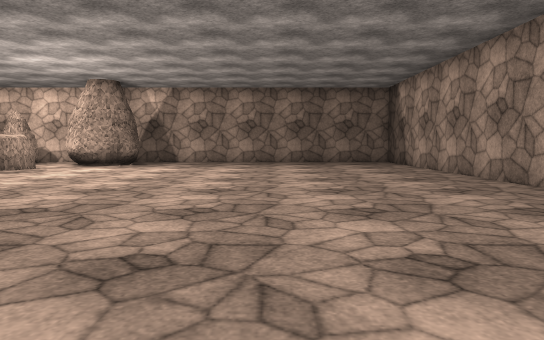
[1] (above)

24 first-person views from a walk through a scene from a Unity 3-D project. The camera is 1.2 m above the floor, tilts 4° down and sees 70° across. The floor is counted in squares, 2 m on a side. Each view is taken from the middle of a square. On the plan, view 1 faces up. The plan holds only what a view shows up to about 11 squares ahead; the rest is blank. The player character is not drawn. Some animated figures are not drawn. Surface patterns are stand-ins for the level's own textures.

[2]
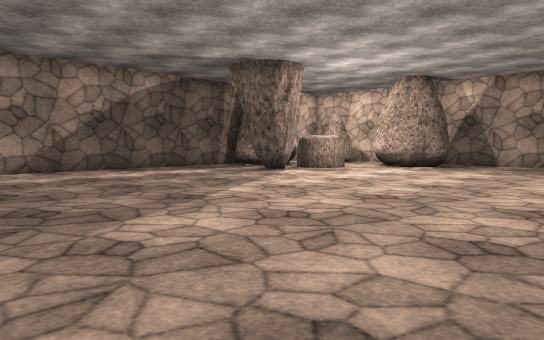

[3]
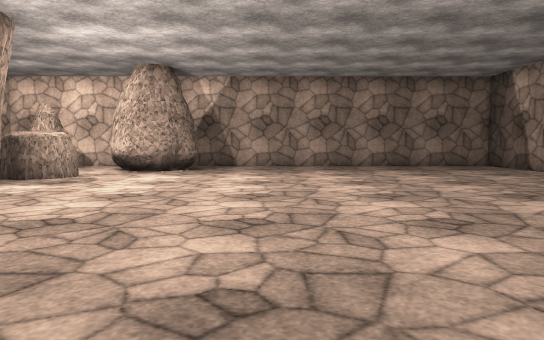

[4]
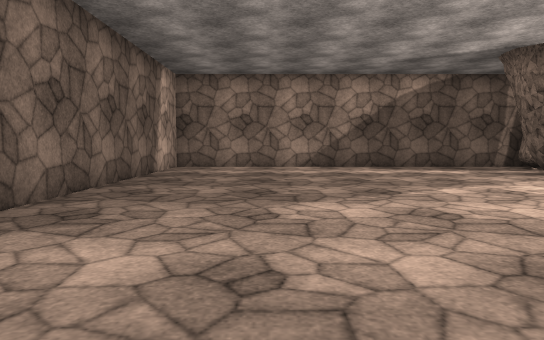

[5]
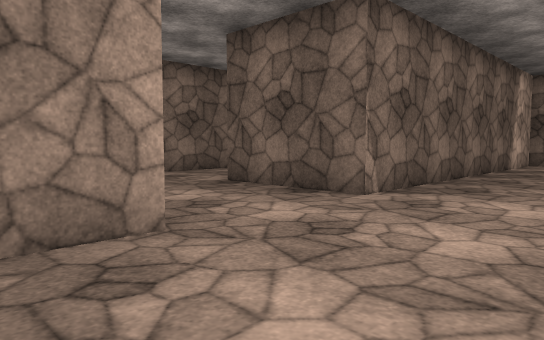

[6]
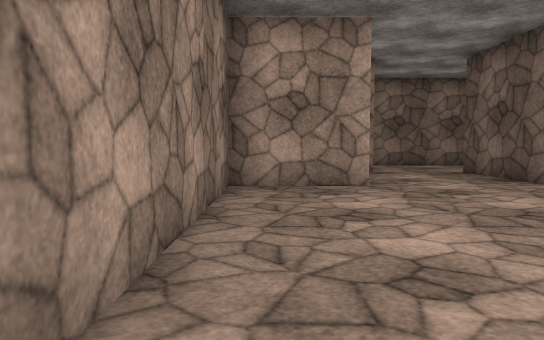

[7]
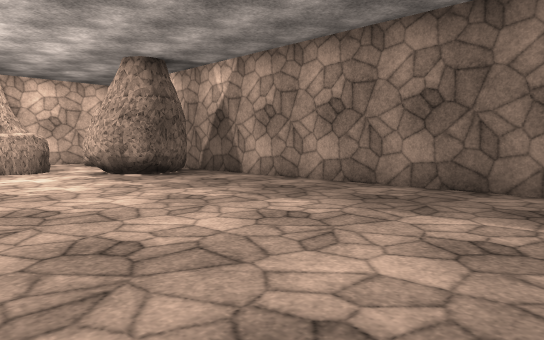

[8]
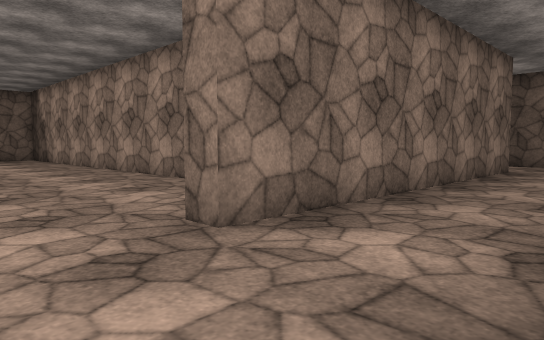

[9]
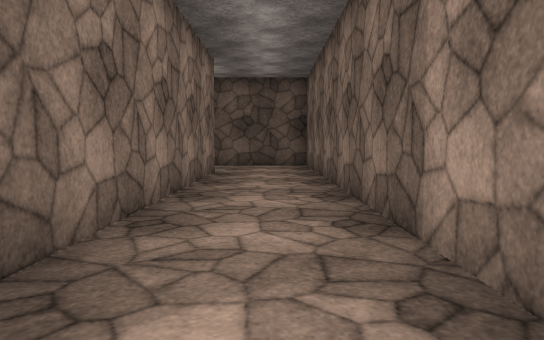

[10]
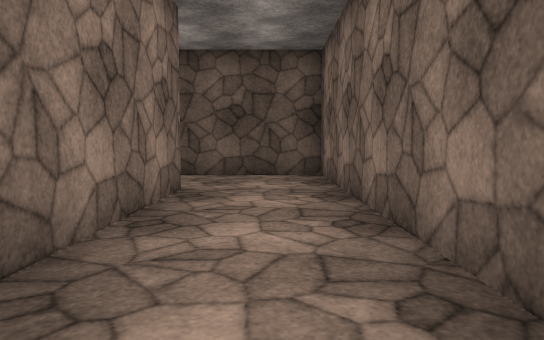

[11]
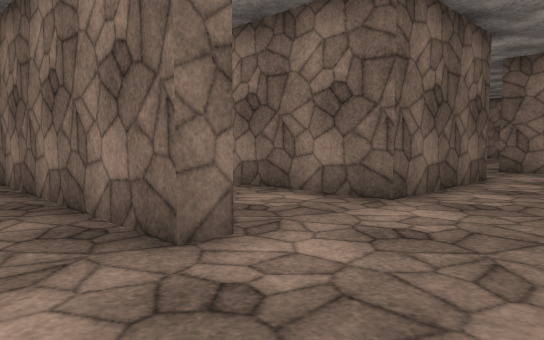

[12]
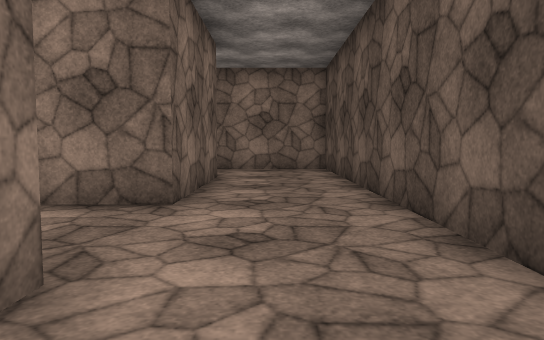

[13]
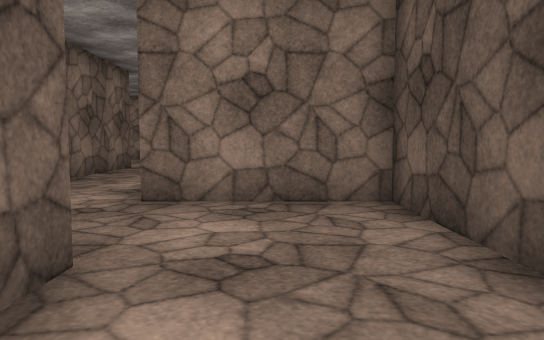

[14]
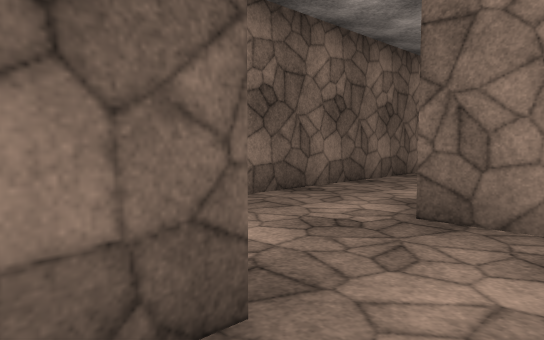

[15]
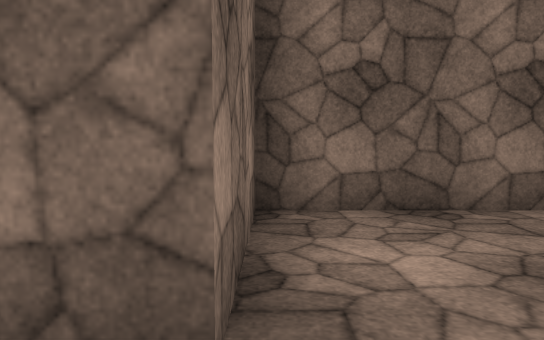

[16]
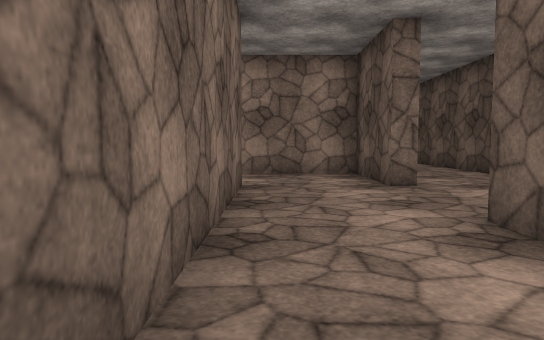

[17]
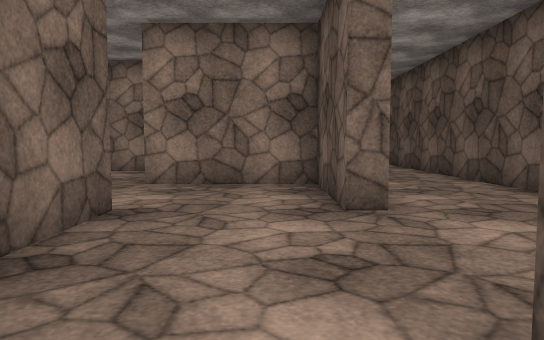

[18]
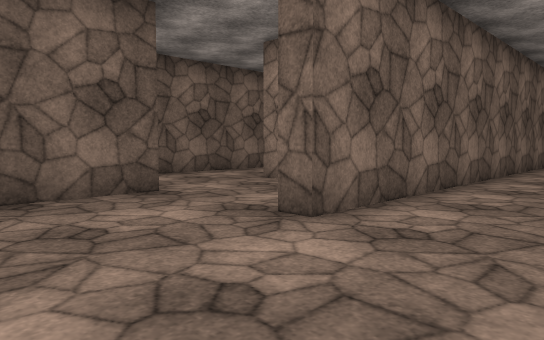

[19]
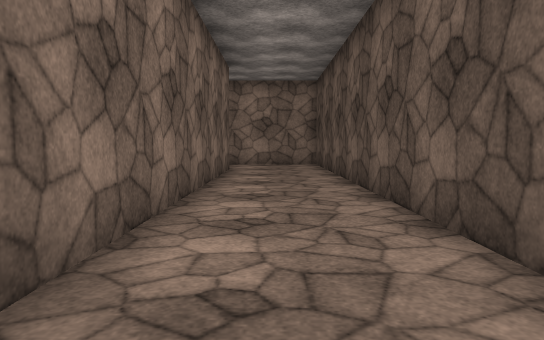

[20]
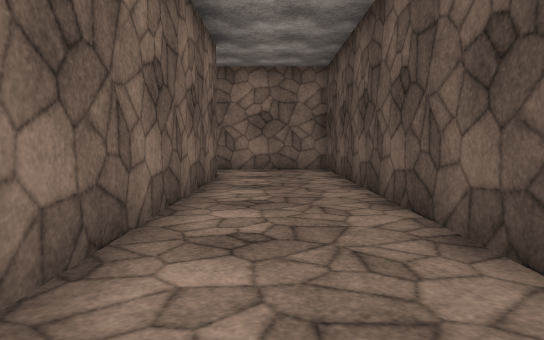

[21]
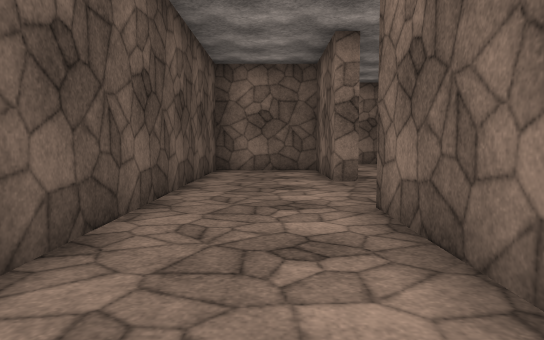

[22]
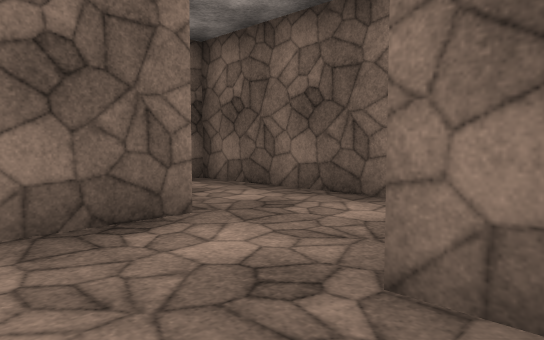

[23]
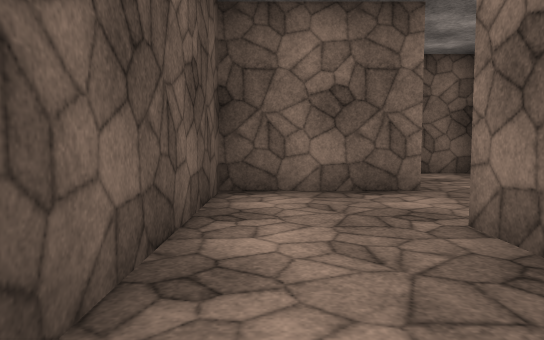

[24]
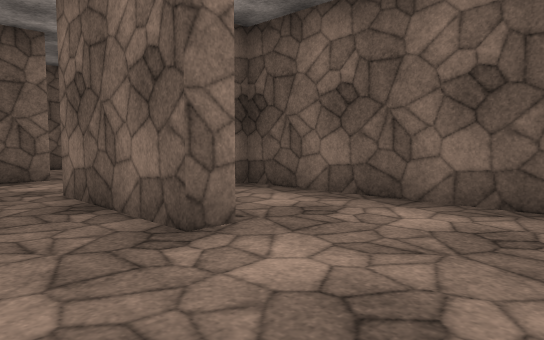

### Floor plan
Points are (right, up) in squares from view 1. A wall is a line through its corners. A room is listed if a view was taken in it or the views show most of it. See-through windows are left out.
Room 1 (views 1, 2, 3, 4, 5, 6, 7)
walls: (-8.7, 8.4) (-8.7, -0.4) (-0.9, -0.4); (1.7, -0.4) (3.6, -0.4) (3.6, 12.1) (-7.2, 12.1); (-8.7, 12) (-8.7, 9.9)
ways out: opening at (0.5, 0) to room 2
objects: rock (-8, 8) to (-8, 10); rock (-8, 11) to (-7, 11); rock (-7, 7) to (-6, 8); rock (-7, 8) to (-6, 9); rock (-5, 10) to (-4, 11)
Room 2 (views 8, 9, 10, 11, 12)
walls: (0.9, -2.9) (11.2, -2.9) (11.2, -0.4); (9, -0.4) (9, -0.8) (1.7, -0.8) (1.7, -0.4); (-0.9, -0.4) (-0.9, -3); (-1.5, -5.3) (0.4, -5.3)
ways out: opening at (0.5, 0) to room 1; opening at (10.5, 0) to room 3; opening at (-1, -3.5)
Room 3 (views 13, 14, 15)
walls: (11.2, -0.4) (11.2, 7) (9.5, 7); (9, 4.9) (9, 1.8) (6.4, 1.8)
ways out: opening at (10.5, 0) to room 2; opening at (9, 6) to room 4
Room 4 (views 16, 17, 18, 19, 20, 21)
walls: (6.6, 12.5) (6.6, 4.9) (9, 4.9); (8.7, 9.2) (8.7, 9.9) (9, 9.9) (9, 7.5) (11.2, 7.5) (11.2, 24.8) (8.8, 24.8); (4.1, 14.4) (4.1, 12.4) (5.5, 12.4); (9.5, 7) (8.6, 7); (9, 22.9) (9, 12.4) (8.7, 12.4) (8.7, 14.6) (6.1, 14.6)
ways out: opening at (9, 6) to room 3; opening at (5.5, 15) to room 6; opening at (9, 24)
Room 5 (views 22, 23, 24)
walls: (6.1, 19.8) (6.6, 19.8) (6.6, 17.1); (8.7, 17.4) (8.7, 19.1); (4.1, 21.4) (4.1, 17.5)
ways out: opening at (7.5, 18.5) to room 6
Room 6 (no view inside)
walls: (6.1, 15.2) (8.7, 15.2) (8.7, 17.4); (5.4, 17.2) (4.5, 17.2); (4.1, 16.6) (4.1, 14.4)
ways out: opening at (5.5, 15) to room 4; opening at (7.5, 18.5) to room 5

Where each view was taken, in squares from view 1:
view 1: 0 up, 0 right, facing up
view 2: 1 up, 0 right, facing up-left
view 3: 2 up, 2 left, facing up
view 4: 2 up, 1 right, facing left
view 5: 2 up, 3 right, facing down-left
view 6: 5 up, 3 right, facing down
view 7: 7 up, 3 right, facing up-left
view 8: 3 down, 0 right, facing up-right
view 9: 2 down, 1 right, facing right
view 10: 2 down, 4 right, facing right
view 11: 2 down, 11 right, facing up-left
view 12: 2 down, 10 right, facing up
view 13: 3 up, 10 right, facing up
view 14: 4 up, 10 right, facing up-left
view 15: 5 up, 10 right, facing left
view 16: 7 up, 7 right, facing up
view 17: 9 up, 8 right, facing up
view 18: 10 up, 11 right, facing up-left
view 19: 14 up, 10 right, facing up
view 20: 16 up, 10 right, facing up
view 21: 16 up, 10 right, facing down
view 22: 18 up, 8 right, facing down-left
view 23: 20 up, 8 right, facing down
view 24: 22 up, 8 right, facing down-left
